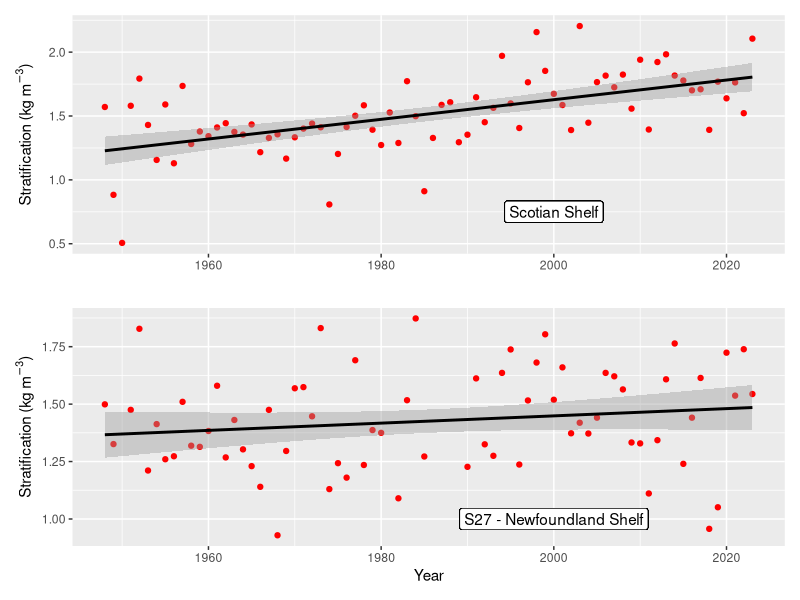

Here is the R script that generated this plot:
# plot_stratification.R

library(tidyverse)
library(patchwork)

strat <- read.table("Stratification.dat", header = TRUE, sep = "", col.names = c("Year", "SS", "S27"))


ggp1 <- ggplot(data=strat, aes(x=Year,y=SS)) +
  geom_point(color='red') +
  geom_smooth(method = 'lm', se = TRUE, color = "black") +
  ylab(expression(paste("Stratification (kg ", m^{-3}, ")")))  +
  xlab("") +
  geom_label(aes(x=2000, y=0.75, label = "Scotian Shelf"), color = "black")
# fit a linear model to the anomaly data
model_SS <- lm(strat$SS ~ strat$Year)
model_SS
# estimate the 95% confidence interval
confidence_95_SS <- confint(model_SS, level = 0.95)


ggp2 <- ggplot(data=strat, aes(x=Year,y=S27)) +
  geom_point(color='red') +
  geom_smooth(method = 'lm', se = TRUE, color = "black") +
  ylab(expression(paste("Stratification (kg ", m^{-3}, ")")))  +
  xlab("Year") +
  geom_label(aes(x=2000, y=1, label = "S27 - Newfoundland Shelf"), color = "black")
# fit a linear model to the anomaly data
model_S27 <- lm(strat$S27 ~ strat$Year)
model_S27
# estimate the 95% confidence interval
confidence_95_S27 <- confint(model_S27, level = 0.95)


ggp1/ggp2

# ggsave("stratification.png", width = 6, height = 3, units = "in", scale = 1.5, dpi = 1200)
